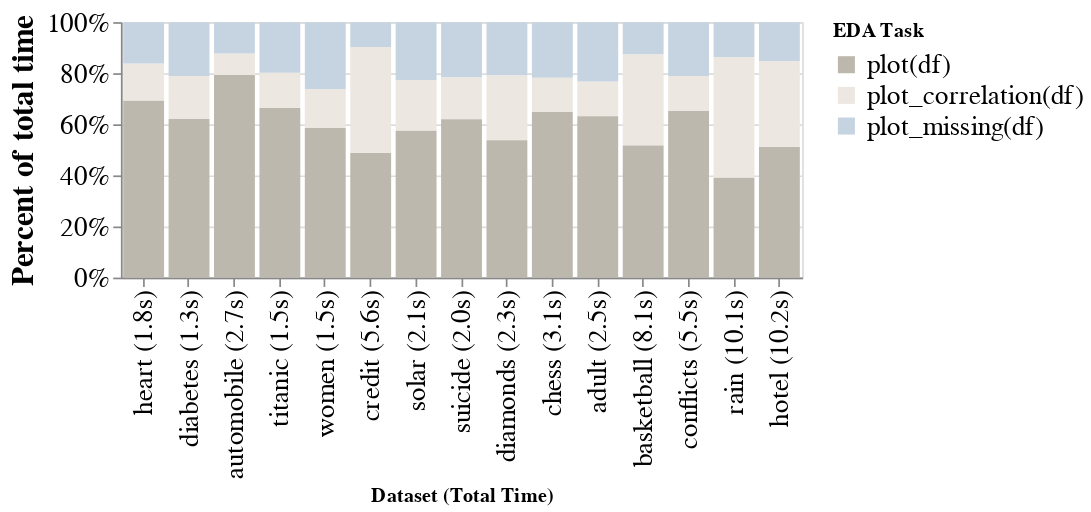

The notebook cell saved with this chart:
### Code cell
scale = alt.Scale(range=PALETTE)

alt.Chart(df).mark_bar().encode(
    x=alt.X("dataset++:N", sort=df["dataset++"].unique(), title="Dataset (Total Time)"),
    y=alt.Y(
        "pct:Q",
        title="Percent of total time",
        axis=alt.Axis(format="%",titleFontSize=18),
        scale=alt.Scale(domain=[0, 1]),
    ),
    color=alt.Color("function", title="EDA Task", scale=scale, legend=alt.Legend(labelFontSize=16, titleFontSize=12)),
    order=alt.Order("function", sort="ascending"),
    tooltip=[
        alt.Tooltip("pct:Q", title="percent", format=".2f"),
        alt.Tooltip("time:Q", title="runtime", format=".2f"),
        alt.Tooltip("size:O", title="memory"),
        alt.Tooltip("dataset:O", title="dataset"),
    ],
).properties(width=400, height=150).configure_axis(labelFontSize=16, titleFontSize=12)

### Figure 1 — Vega-Lite specification as saved in the notebook (floating-point values rounded to 4 significant figures)
{"config": {"view": {"continuousWidth": 400, "continuousHeight": 300}, "axis": {"labelFontSize": 16, "titleFontSize": 12}}, "data": {"name": "data-61df017bea5e6ede0e9bb7bd80c03417"}, "mark": "bar", "encoding": {"color": {"type": "nominal", "field": "function", "legend": {"labelFontSize": 16, "titleFontSize": 12}, "scale": {"range": ["#bdb8ad", "#ece7e0", "#c6d4e1", "#44749d"]}, "title": "EDA Task"}, "order": {"type": "nominal", "field": "function", "sort": "ascending"}, "tooltip": [{"type": "quantitative", "field": "pct", "format": ".2f", "title": "percent"}, {"type": "quantitative", "field": "time", "format": ".2f", "title": "runtime"}, {"type": "ordinal", "field": "size", "title": "memory"}, {"type": "ordinal", "field": "dataset", "title": "dataset"}], "x": {"type": "nominal", "field": "dataset++", "sort": ["heart (1.8s)", "diabetes (1.3s)", "automobile (2.7s)", "titanic (1.5s)", "women (1.5s)", "credit (5.6s)", "solar (2.1s)", "suicide (2.0s)", "diamonds (2.3s)", "chess (3.1s)", "adult (2.5s)", "basketball (8.1s)", "conflicts (5.5s)", "rain (10.1s)", "hotel (10.2s)"], "title": "Dataset (Total Time)"}, "y": {"type": "quantitative", "axis": {"format": "%", "titleFontSize": 18}, "field": "pct", "scale": {"domain": [0, 1]}, "title": "Percent of total time"}}, "height": 150, "width": 400, "$schema": "https://vega.github.io/schema/vega-lite/v4.8.1.json", "datasets": {"data-61df017bea5e6ede0e9bb7bd80c03417": [{"dataset": "heart", "size": "24KB", "function": "plot(df)", "time": 1.219, "pct": 0.6931, "time_sum": 1.759, "dataset++": "heart (1.8s)", "sort_order": 0}, {"dataset": "heart", "size": "24KB", "function": "plot_correlation(df)", "time": 0.2553, "pct": 0.1452, "time_sum": 1.759, "dataset++": "heart (1.8s)", "sort_order": 0}, {"dataset": "heart", "size": "24KB", "function": "plot_missing(df)", "time": 0.2844, "pct": 0.1617, "time_sum": 1.759, "dataset++": "heart (1.8s)", "sort_order": 0}, {"dataset": "diabetes", "size": "60KB", "function": "plot(df)", "time": 0.7798, "pct": 0.621, "time_sum": 1.256, "dataset++": "diabetes (1.3s)", "sort_order": 1}, {"dataset": "diabetes", "size": "60KB", "function": "plot_correlation(df)", "time": 0.2109, "pct": 0.168, "time_sum": 1.256, "dataset++": "diabetes (1.3s)", "sort_order": 1}, {"dataset": "diabetes", "size": "60KB", "function": "plot_missing(df)", "time": 0.265, "pct": 0.2111, "time_sum": 1.256, "dataset++": "diabetes (1.3s)", "sort_order": 1}, {"dataset": "automobile", "size": "459KB", "function": "plot(df)", "time": 2.15, "pct": 0.793, "time_sum": 2.711, "dataset++": "automobile (2.7s)", "sort_order": 2}, {"dataset": "automobile", "size": "459KB", "function": "plot_correlation(df)", "time": 0.2271, "pct": 0.08375, "time_sum": 2.711, "dataset++": "automobile (2.7s)", "sort_order": 2}, {"dataset": "automobile", "size": "459KB", "function": "plot_missing(df)", "time": 0.3342, "pct": 0.1232, "time_sum": 2.711, "dataset++": "automobile (2.7s)", "sort_order": 2}, {"dataset": "titanic", "size": "3MB", "function": "plot(df)", "time": 0.9845, "pct": 0.6648, "time_sum": 1.481, "dataset++": "titanic (1.5s)", "sort_order": 3}, {"dataset": "titanic", "size": "3MB", "function": "plot_correlation(df)", "time": 0.2037, "pct": 0.1375, "time_sum": 1.481, "dataset++": "titanic (1.5s)", "sort_order": 3}, {"dataset": "titanic", "size": "3MB", "function": "plot_missing(df)", "time": 0.2927, "pct": 0.1977, "time_sum": 1.481, "dataset++": "titanic (1.5s)", "sort_order": 3}, {"dataset": "women", "size": "4MB", "function": "plot_correlation(df)", "time": 0.2305, "pct": 0.1526, "time_sum": 1.511, "dataset++": "women (1.5s)", "sort_order": 4}, {"dataset": "women", "size": "4MB", "function": "plot_missing(df)", "time": 0.3951, "pct": 0.2615, "time_sum": 1.511, "dataset++": "women (1.5s)", "sort_order": 4}, {"dataset": "women", "size": "4MB", "function": "plot(df)", "time": 0.885, "pct": 0.5859, "time_sum": 1.511, "dataset++": "women (1.5s)", "sort_order": 4}, {"dataset": "credit", "size": "7MB", "function": "plot_missing(df)", "time": 0.5413, "pct": 0.09751, "time_sum": 5.551, "dataset++": "credit (5.6s)", "sort_order": 5}, {"dataset": "credit", "size": "7MB", "function": "plot(df)", "time": 2.713, "pct": 0.4887, "time_sum": 5.551, "dataset++": "credit (5.6s)", "sort_order": 5}, {"dataset": "credit", "size": "7MB", "function": "plot_correlation(df)", "time": 2.297, "pct": 0.4138, "time_sum": 5.551, "dataset++": "credit (5.6s)", "sort_order": 5}, {"dataset": "solar", "size": "13MB", "function": "plot_missing(df)", "time": 0.4755, "pct": 0.226, "time_sum": 2.104, "dataset++": "solar (2.1s)", "sort_order": 6}, {"dataset": "solar", "size": "13MB", "function": "plot(df)", "time": 1.212, "pct": 0.5759, "time_sum": 2.104, "dataset++": "solar (2.1s)", "sort_order": 6}, {"dataset": "solar", "size": "13MB", "function": "plot_correlation(df)", "time": 0.4167, "pct": 0.198, "time_sum": 2.104, "dataset++": "solar (2.1s)", "sort_order": 6}, {"dataset": "suicide", "size": "14MB", "function": "plot_missing(df)", "time": 0.4428, "pct": 0.2163, "time_sum": 2.048, "dataset++": "suicide (2.0s)", "sort_order": 7}, {"dataset": "suicide", "size": "14MB", "function": "plot_correlation(df)", "time": 0.3357, "pct": 0.164, "time_sum": 2.048, "dataset++": "suicide (2.0s)", "sort_order": 7}, {"dataset": "suicide", "size": "14MB", "function": "plot(df)", "time": 1.269, "pct": 0.6198, "time_sum": 2.048, "dataset++": "suicide (2.0s)", "sort_order": 7}, {"dataset": "diamonds", "size": "16MB", "function": "plot_correlation(df)", "time": 0.5915, "pct": 0.2547, "time_sum": 2.322, "dataset++": "diamonds (2.3s)", "sort_order": 8}, {"dataset": "diamonds", "size": "16MB", "function": "plot_missing(df)", "time": 0.4832, "pct": 0.2081, "time_sum": 2.322, "dataset++": "diamonds (2.3s)", "sort_order": 8}, {"dataset": "diamonds", "size": "16MB", "function": "plot(df)", "time": 1.248, "pct": 0.5372, "time_sum": 2.322, "dataset++": "diamonds (2.3s)", "sort_order": 8}, {"dataset": "chess", "size": "231MB", "function": "plot_correlation(df)", "time": 0.4097, "pct": 0.1338, "time_sum": 3.062, "dataset++": "chess (3.1s)", "sort_order": 9}, {"dataset": "chess", "size": "231MB", "function": "plot_missing(df)", "time": 0.668, "pct": 0.2181, "time_sum": 3.062, "dataset++": "chess (3.1s)", "sort_order": 9}, {"dataset": "chess", "size": "231MB", "function": "plot(df)", "time": 1.985, "pct": 0.6481, "time_sum": 3.062, "dataset++": "chess (3.1s)", "sort_order": 9}, {"dataset": "adult", "size": "383MB", "function": "plot_correlation(df)", "time": 0.3444, "pct": 0.1358, "time_sum": 2.535, "dataset++": "adult (2.5s)", "sort_order": 10}, {"dataset": "adult", "size": "383MB", "function": "plot_missing(df)", "time": 0.5886, "pct": 0.2322, "time_sum": 2.535, "dataset++": "adult (2.5s)", "sort_order": 10}, {"dataset": "adult", "size": "383MB", "function": "plot(df)", "time": 1.602, "pct": 0.632, "time_sum": 2.535, "dataset++": "adult (2.5s)", "sort_order": 10}, {"dataset": "basketball", "size": "1GB", "function": "plot_missing(df)", "time": 1.03, "pct": 0.127, "time_sum": 8.112, "dataset++": "basketball (8.1s)", "sort_order": 11}, {"dataset": "basketball", "size": "1GB", "function": "plot_correlation(df)", "time": 2.89, "pct": 0.3563, "time_sum": 8.112, "dataset++": "basketball (8.1s)", "sort_order": 11}, {"dataset": "basketball", "size": "1GB", "function": "plot(df)", "time": 4.191, "pct": 0.5167, "time_sum": 8.112, "dataset++": "basketball (8.1s)", "sort_order": 11}, {"dataset": "conflicts", "size": "400MB", "function": "plot_missing(df)", "time": 1.162, "pct": 0.2111, "time_sum": 5.504, "dataset++": "conflicts (5.5s)", "sort_order": 12}, {"dataset": "conflicts", "size": "400MB", "function": "plot(df)", "time": 3.59, "pct": 0.6523, "time_sum": 5.504, "dataset++": "conflicts (5.5s)", "sort_order": 12}, {"dataset": "conflicts", "size": "400MB", "function": "plot_correlation(df)", "time": 0.752, "pct": 0.1366, "time_sum": 5.504, "dataset++": "conflicts (5.5s)", "sort_order": 12}, {"dataset": "rain", "size": "1.1GB", "function": "plot(df)", "time": 3.972, "pct": 0.3918, "time_sum": 10.14, "dataset++": "rain (10.1s)", "sort_order": 13}, {"dataset": "rain", "size": "1.1GB", "function": "plot_correlation(df)", "time": 4.785, "pct": 0.4721, "time_sum": 10.14, "dataset++": "rain (10.1s)", "sort_order": 13}, {"dataset": "rain", "size": "1.1GB", "function": "plot_missing(df)", "time": 1.38, "pct": 0.1361, "time_sum": 10.14, "dataset++": "rain (10.1s)", "sort_order": 13}, {"dataset": "hotel", "size": "4.5GB", "function": "plot(df)", "time": 5.251, "pct": 0.5127, "time_sum": 10.24, "dataset++": "hotel (10.2s)", "sort_order": 14}, {"dataset": "hotel", "size": "4.5GB", "function": "plot_correlation(df)", "time": 3.433, "pct": 0.3352, "time_sum": 10.24, "dataset++": "hotel (10.2s)", "sort_order": 14}, {"dataset": "hotel", "size": "4.5GB", "function": "plot_missing(df)", "time": 1.558, "pct": 0.1521, "time_sum": 10.24, "dataset++": "hotel (10.2s)", "sort_order": 14}]}}
